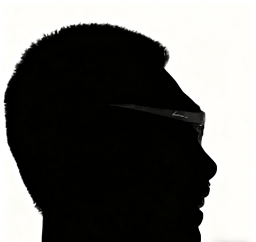
#> input picture 2025-12-02_边界匹配/all_data/data2/full_image.png, 256 x 242 px
$ python process.py
#> lines starting #> are read from the running program, lines starting #| are printed output that depends on the picture; after the words box and inside, x2 and y2 are one past the last pixel; in counts of white or black regions, pixels touching at a corner belong together
import os
from PIL import Image
import numpy as np

def black_to_red_transparent(img_l):
    # 1. 验证输入是 L 模式（按需求保证，但添加校验更健壮）
    if img_l.mode != 'L':
        raise ValueError(f"输入图像必须是 L 模式，当前模式为：{img_l.mode}")

    # 2. 转为 NumPy 数组（shape=(高度, 宽度)，灰度值 0-255）
    img_arr = np.array(img_l, dtype=np.uint8)
    height, width = img_arr.shape

    # 3. 构建 RGBA 数组（shape=(高度, 宽度, 4)，4通道：R, G, B, Alpha）
    # 初始化全透明（Alpha=0），RGB 通道默认0
    rgba_arr = np.zeros((height, width, 4), dtype=np.uint8)

    # 4. 核心逻辑：黑色像素（>128）→ 红色（R=255, G=0, B=0）+ 不透明（Alpha=255）
    # 生成黑色像素的掩码（True 表示是黑色像素）
    black_mask = img_arr < 128

    # 给黑色像素赋值：R=255，Alpha=255（G和B保持0）
    rgba_arr[black_mask, 0] = 255  # R通道：红色
    rgba_arr[black_mask, 3] = 128  # Alpha通道：半透明（255=完全不透明，0=完全透明）

    # 其他像素保持默认：RGB=0, Alpha=0（透明），无需额外处理

    # 5. 转为 RGBA 模式的 Pillow Image 对象并返回
    rgba_img = Image.fromarray(rgba_arr, mode='RGBA')
    return rgba_img

def fft_convolve_1d(vec1, vec2) -> np.ndarray:
    # 1. 验证输入是一维向量
    if vec1.ndim != 1 or vec2.ndim != 1:
        raise ValueError("输入必须是一维 NumPy 向量")

    # 2. 计算需要的最小长度（避免循环卷积影响线性卷积结果）
    len1 = len(vec1)
    len2 = len(vec2)
    min_length = max(len1, len2) * 2 - 1  # 线性卷积的理论长度

    # 3. 对两个向量做零填充（填充到最小长度，确保卷积结果完整）
    vec1_padded = np.pad(vec1, (0, min_length - len1), mode='constant')
    vec2_padded = np.pad(vec2, (0, min_length - len2), mode='constant')

    # 4. 核心步骤：FFT → 频域乘积 → 逆FFT
    fft1 = np.fft.fft(vec1_padded)  # 向量1的频域表示
    fft2 = np.fft.fft(vec2_padded)  # 向量2的频域表示
    fft_product = fft1 * fft2       # 频域乘积（对应时域卷积）
    conv_result = np.fft.ifft(fft_product)  # 逆FFT还原时域

    # 5. 去除虚部误差（数值计算导致的微小虚部，实际卷积结果应为实数）
    conv_result = np.real(conv_result)

    return conv_result

def extract_boundary_pixels(input_img):
    # 1. 处理输入：若为路径则打开图片，若为Image对象则直接使用
    if isinstance(input_img, str):
        with Image.open(input_img) as img:
            gray_img = img.convert("L")  # 转为单通道灰度图（0-255）
    elif isinstance(input_img, Image.Image):
        gray_img = input_img.convert("L")  # 确保转为L模式，兼容彩色/灰度输入
    else:
        raise TypeError("输入必须是图片路径字符串或 Pillow Image 对象")

    # 2. 转为NumPy数组进行处理（shape=(高度, 宽度)）
    img_arr = np.array(gray_img)
    height, width = img_arr.shape

    # 3. 初始化输出数组（全黑，同尺寸）
    boundary_arr = np.zeros((height, width), dtype=np.uint8)  # 0=黑色

    # 4. 定义8邻域的偏移量
    neighbors = [
        (dy, dx)
        for dy in range(-1, 2)  # dy: -2, -1, 0, 1, 2（行方向偏移）
        for dx in range(-1, 2)  # dx: -2, -1, 0, 1, 2（列方向偏移）
        if not (dy == 0 and dx == 0)  # 排除中心像素
    ]

    # 5. 遍历每个像素，判断是否为边界像素
    for y in range(height):
        for x in range(width):
            # 自身条件：像素为白色（<128）
            if img_arr[y, x] < 128:
                # 检查8邻域是否存在黑色像素（>128）
                has_black_neighbor = False
                for dy, dx in neighbors:
                    # 计算邻域坐标，避免越界
                    ny, nx = y + dy, x + dx
                    if 0 <= ny < height and 0 <= nx < width:
                        if img_arr[ny, nx] > 128:
                            has_black_neighbor = True
                            break  # 找到一个即可，无需继续检查
                # 满足两个条件，标记为边界像素（白色255）
                if has_black_neighbor:
                    boundary_arr[y, x] = 255

    # 6. 转为Pillow Image对象并返回（不保存文件）
    boundary_img = Image.fromarray(boundary_arr, mode="L")
    return boundary_img

def sort_array_by_value_with_coords(arr):
    # 1. 获取数组的所有坐标（返回的是每个维度的索引数组，如2D返回(行索引数组, 列索引数组)）
    coords = np.indices(arr.shape)  # 形状：(维度数, 元素总数)，如2D数组shape=(2, h, w)

    # 2. 将坐标数组展平为一维（每个维度的索引对应所有元素），再转置为 (元素总数, 维度数) 的坐标矩阵
    # 例如2D数组：coords展平后为(2, h*w)，转置后为(h*w, 2)，每行是一个元素的(行,列)坐标
    coords_flatten = coords.reshape(arr.ndim, -1).T  # arr.ndim 是数组维度数

    # 3. 将坐标矩阵的每行转为 tuple（方便后续使用，如(0,1)而非[0,1]）
    coords_list = [tuple(coord) for coord in coords_flatten]

    # 4. 将数组本身展平为一维（与坐标列表一一对应）
    values_flatten = arr.flatten()

    # 5. 组合 "值-坐标" 有序对（zip 对应索引的 值 和 坐标）
    value_coord_pairs = list(zip(values_flatten, coords_list))

    # 6. 按元素值从小到大排序（key=lambda x: x[0] 表示按第一个元素（值）排序）
    sorted_pairs = sorted(value_coord_pairs, key=lambda x: x[0])

    return sorted_pairs

def invert_color_pillow(point_img):
    # 核心：对每个像素应用 255 - x（反色公式）
    # RGBA 模式：仅反转 RGB 通道，保留 Alpha 通道（用 lambda x: x 保持不变）
    if point_img.mode == "RGBA":
        # 分别处理 R、G、B、A 通道，A通道不反转
        r, g, b, a = point_img.split()
        r_invert = r.point(lambda x: 255 - x)
        g_invert = g.point(lambda x: 255 - x)
        b_invert = b.point(lambda x: 255 - x)
        invert_img = Image.merge("RGBA", (r_invert, g_invert, b_invert, a))
    else:
        # L/RGB 模式：直接对所有通道应用反色
        invert_img = point_img.point(lambda x: 255 - x)
    return invert_img

DIRNOW = os.path.dirname(os.path.abspath(__file__))
os.chdir(DIRNOW)

def find_match_pos_raw(FULL_IMAGE_INPUT, IMAGE_PART_INPUT, INVERT_COLOR, MAX_MATCH_CNT=10):
    # 完整图片的 size
#> called with FULL_IMAGE_INPUT = 'all_data/data2/full_image.png', IMAGE_PART_INPUT = 'all_data/data2/image_part2.png', INVERT_COLOR = True, MAX_MATCH_CNT = 10
    full_image_rgba = Image.open(FULL_IMAGE_INPUT).convert("RGBA")
#> full_image_rgba is the input picture: PIL image 256x242 RGBA; mean R, G, B, A 105.3, 105.1, 102.9, 255
    full_size = full_image_rgba.size
#> full_size = (256, 242)

    # 完整图片的 numpy 对象
    raw_image = Image.open(FULL_IMAGE_INPUT).convert("L")
    if INVERT_COLOR:
        raw_image = invert_color_pillow(raw_image)
    full_image_np = (np.array(raw_image) / 256).astype(np.float64)

    # 构建和完整图片相同尺寸
    raw_image = Image.open(IMAGE_PART_INPUT).convert("L")
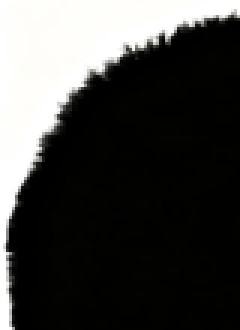
#> input picture 2025-12-02_边界匹配/all_data/data2/image_part2.png, 80 x 110 px (shown 3 times larger)
#> raw_image: PIL image 80x110 L
    if INVERT_COLOR:
        raw_image = invert_color_pillow(raw_image)
    part_image = raw_image
    white_background = Image.new("L", full_size, "white")
#> white_background: PIL image 256x242 L; every value is 255
    white_background.paste(part_image, (0, 0))

    # 提取边界像素
    border_part = extract_boundary_pixels(white_background)
#> after the loop in extract_boundary_pixels, `for y in range(height):`:
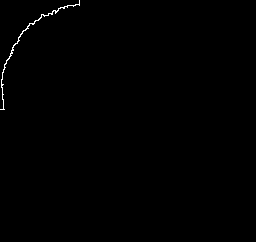
#> boundary_arr: shape (242, 256); 0.36% white in thin lines or dots, all inside (x1, y1, x2, y2) = (0, 0, 80, 110)
    border_part_np = np.array(border_part)

    # 构建子图的 numpy 对象
    part_image_np = (np.array(white_background) / 256).astype(np.float64)

    # 展平
    full_image_np_flat  = full_image_np.flatten()
    part_image_np_flat  = part_image_np.flatten()[::-1] # 翻转了
    border_part_np_flat = border_part_np.flatten()[::-1]
    assert full_image_np_flat.size == part_image_np_flat.size
    flat_size = full_image_np_flat.size
#> flat_size = 61952

    PATTERN_VAL = 10
    assert PATTERN_VAL >= 2 and isinstance(PATTERN_VAL, int)

    # 预处理 X 向量
    X  = np.zeros(flat_size)
    X[full_image_np_flat <  0.5] = PATTERN_VAL # 内部: PATTERN_VAL
    X[full_image_np_flat >= 0.5] = 1 # 外部: 1

    # 预处理 Y 向量
    Y  = np.zeros(flat_size)
    Y[part_image_np_flat  <  0.5] = PATTERN_VAL # 内部: PATTERN_VAL
    Y[part_image_np_flat  >= 0.5] = 0 # 外部: 0
    Y[border_part_np_flat >= 0.5] = 1 # 边界: 1

    X2 = X ** 2
    Y2 = Y ** 2
    Y3SUM = (Y ** 3).sum()
#> Y3SUM = 2008223

    X2Y = fft_convolve_1d(X2, Y)
    XY2 = fft_convolve_1d(X, Y2)
    ANS = (X2Y - (2 * XY2) + Y3SUM)[len(X) - 1:]
    assert ANS.size == full_image_np_flat.size
    ANS = ANS.reshape(full_image_np.shape)

    answer_list = sort_array_by_value_with_coords(ANS)
    arr = []
    for i in range(min(MAX_MATCH_CNT, len(answer_list))):
        posX, posY = answer_list[i][1]
        arr.append([int(posY), int(posX)])
    return np.array(arr)

def find_match_pos(FULL_IMAGE_INPUT, IMAGE_PART_INPUT) -> np.ndarray:
    p1list = find_match_pos_raw(FULL_IMAGE_INPUT, IMAGE_PART_INPUT, True)
    p2list = find_match_pos_raw(FULL_IMAGE_INPUT, IMAGE_PART_INPUT, False)
#> call 2 of find_match_pos_raw, with FULL_IMAGE_INPUT = 'all_data/data2/full_image.png', IMAGE_PART_INPUT = 'all_data/data2/image_part2.png', INVERT_COLOR = False, MAX_MATCH_CNT = 10
#> in find_match_pos_raw (call 2), `white_background.paste(part_image, (0, 0))`:
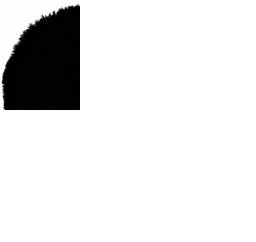
#> white_background: PIL image 256x242 L; min 0, max 255, mean 228.1
#> after the loop in extract_boundary_pixels (call 2), `for y in range(height):`: boundary_arr: shape (242, 256); 0.63% white in thin lines or dots, all inside (x1, y1, x2, y2) = (2, 5, 80, 110)
#> in find_match_pos_raw (call 2), `answer_list = sort_array_by_value_with_coords(ANS)`:
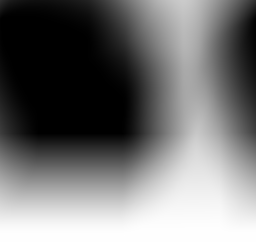
#> ANS: shape (242, 256) float64; min 17172, max 6176919, mean 2799404.9; drawn with min black and max white

    ans = [
        ((i, j), np.linalg.norm(p1list[i] - p2list[j]), (np.round((p1list[i] + p2list[j]) / 2).astype(np.int32)))
        for i in range(len(p1list))
        for j in range(len(p2list))
        if np.linalg.norm(p1list[i] - p2list[j]) < 5.0
    ]
    ans.sort(key=lambda x: x[1])

    if ans == []: # 没有匹配位置
        return p2list[0]
    else:
        return ans[0][2]

FULL_IMAGE_INPUT = "all_data/data2/full_image.png"
IMAGE_PART_INPUT = "all_data/data2/image_part2.png"
posY, posX = find_match_pos(FULL_IMAGE_INPUT, IMAGE_PART_INPUT)
#> posY = 2; posX = 18

# 红色的掩码图像
red_mask = black_to_red_transparent(Image.open(IMAGE_PART_INPUT).convert("L"))
#> in black_to_red_transparent, `black_mask = img_arr < 128`:
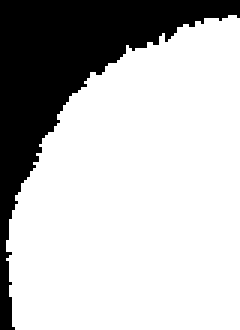
#> black_mask: shape (110, 80) bool (shown 3 times larger); 74.6% white; 1 black region, box (x1, y1, x2, y2) and area: (0, 0, 80, 110) 2231
#> in black_to_red_transparent, `rgba_img = Image.fromarray(rgba_arr, mode='RGBA')`:
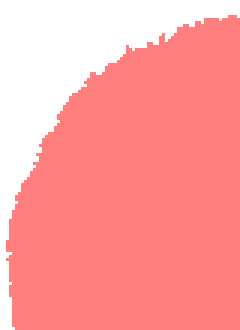
#> rgba_img: PIL image 80x110 RGBA (shown 3 times larger); mean R, G, B, A 190.4, 0, 0, 95.5; transparent parts drawn white
ans_image = Image.open(FULL_IMAGE_INPUT).convert("RGBA").copy()
ans_image.paste(red_mask, (posY, posX), mask=red_mask)
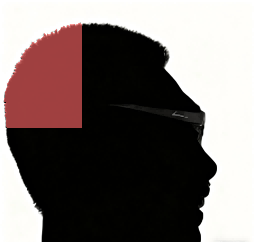
#> ans_image: PIL image 256x242 RGBA; mean R, G, B, A 118.5, 104.8, 102.7, 248.2; transparent parts drawn white
ans_image.show()
